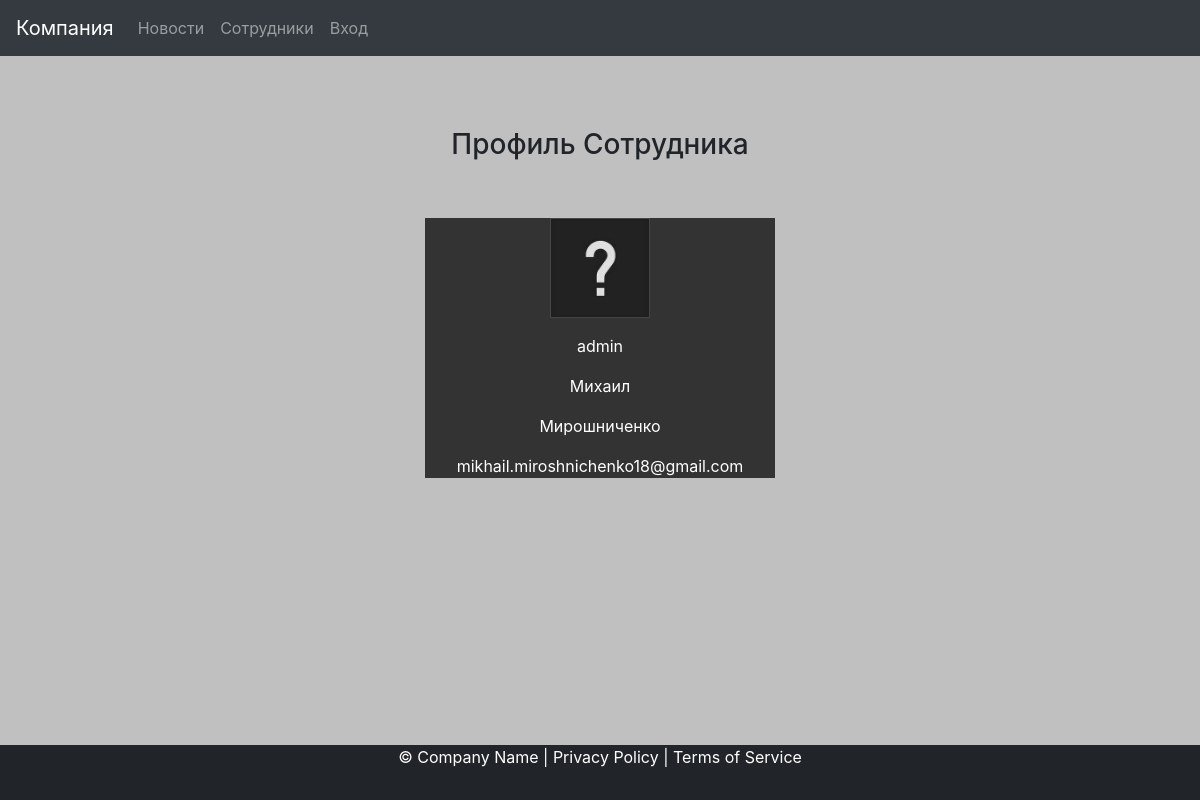
The page /workers/id_1 on the database its author committed.
### workers_list/models.py (models this page shows, shortened)
class Workers(models.Model):
    user = models.OneToOneField(User, on_delete=models.CASCADE, verbose_name='Логин')
    name = models.CharField(max_length=50, verbose_name='Имя')
    surname = models.CharField(max_length=50, verbose_name='Фамилия')
    email = models.EmailField()
    image = models.ImageField(default='workers_list/photos/default_user.jpg', upload_to='workers_list/photos',
                              verbose_name='Фото сотрудника', null=False)
    class Meta:
        verbose_name = 'Сотрудник'
        verbose_name_plural = 'Сотрудники'

### workers_list/views.py (the view)
# urls.py: path('id_<int:id>', profile, name='id'),
def profile(request, id):
    profile = Workers.objects.get(user_id=id)
    return render(request, 'profile.html', {'profile': profile, 'request': request}, )

### workers_list/templates/profile.html
{% extends 'base.html' %}
{% block profile %}
<h3 class="text-head">
    Профиль Сотрудника
</h3>
<div class="container">
    <div class="row">
        <div class="col-md-4 offset-md-4">
            <br>
            <br>
            <div class="panel panel-default">
                <div class="panel-body">
                    <p><img src="{{ MEDIA_URL }}{{profile.image}} "width="100" height="100"></p>
                    <p>{{profile.user}}</p>
                    <p>{{profile.name}}</p>
                    <p>{{profile.surname}}</p>
                    <p>{{profile.email}}</p>
                </div>
            </div>
        </div>
    </div>
</div>
{%endblock%}

### static/style.css (style rules this page uses)
body { background-color:#c0c0c0; height: 100%; }
.footer , p { color: white; text-align: center; }
.text-head { text-align:center; text-color:red; }
.panel-body { background-color:#333333 ; }

### rows shown on the page
Workers: image (placeholder picture), user "admin", name "Михаил", surname "Мирошниченко", email "mikhail.miroshnichenko18@gmail.com"
